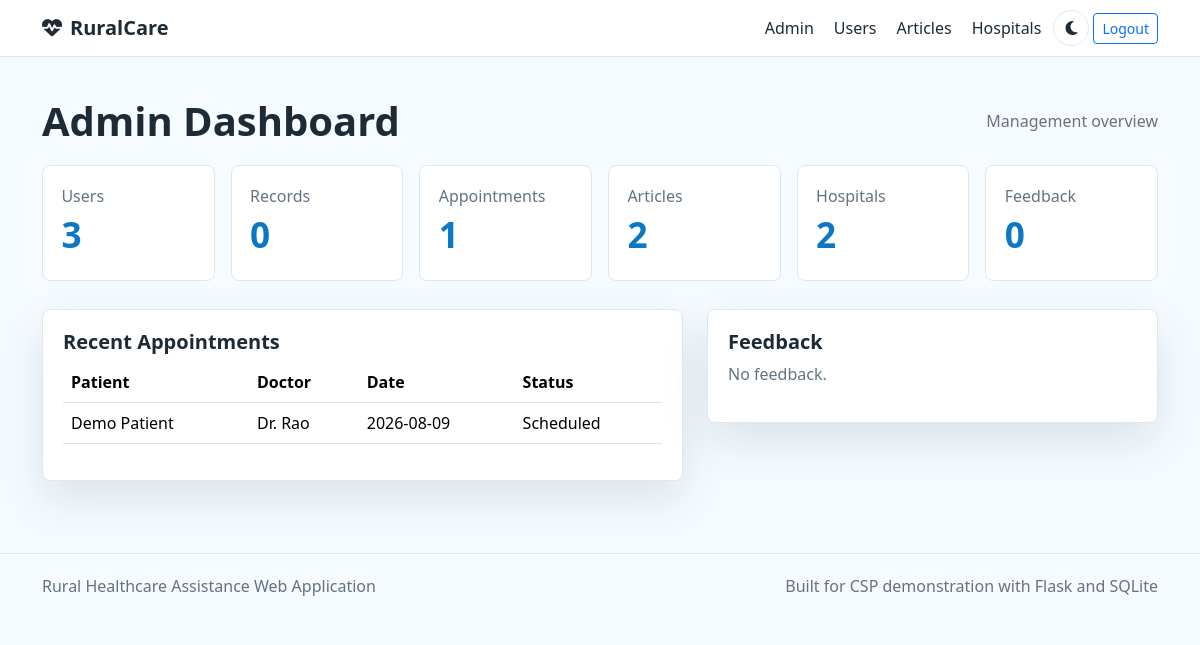
The app's page /admin/dashboard (signed in) with its own data.
### models.py (models this page shows, shortened)
class Appointment(db.Model):
    id = db.Column(db.Integer, primary_key=True)
    user_id = db.Column(db.Integer, db.ForeignKey("user.id"), nullable=False)
    doctor = db.Column(db.String(120), nullable=False)
    hospital = db.Column(db.String(160), nullable=False)
    date = db.Column(db.Date, nullable=False)
    time = db.Column(db.Time, nullable=False, default=time(9, 0))
    purpose = db.Column(db.String(200), nullable=False)
    status = db.Column(db.String(40), default="Scheduled")

class User(UserMixin, db.Model):
    id = db.Column(db.Integer, primary_key=True)
    name = db.Column(db.String(120), nullable=False)
    email = db.Column(db.String(160), unique=True, nullable=False, index=True)
    password_hash = db.Column(db.String(255), nullable=False)
    is_admin = db.Column(db.Boolean, default=False)
    created_at = db.Column(db.DateTime, default=datetime.utcnow)
    profile = db.relationship("Profile", backref="user", uselist=False, cascade="all, delete-orphan")
    records = db.relationship("MedicalRecord", backref="user", cascade="all, delete-orphan")
    medicines = db.relationship("Medicine", backref="user", cascade="all, delete-orphan")
    appointments = db.relationship("Appointment", backref="user", cascade="all, delete-orphan")
    contacts = db.relationship("EmergencyContact", backref="user", cascade="all, delete-orphan")
    feedback = db.relationship("Feedback", backref="user", cascade="all, delete-orphan")

### routes/admin.py (the view)
@admin_bp.route("/dashboard")
@admin_required
def dashboard():
    stats = {
        "users": User.query.filter_by(is_admin=False).count(),
        "records": MedicalRecord.query.count(),
        "appointments": Appointment.query.count(),
        "articles": HealthArticle.query.count(),
        "hospitals": Hospital.query.count(),
        "feedback": Feedback.query.count(),
    }
    appointments = Appointment.query.order_by(Appointment.date.desc()).limit(8).all()
    feedback = Feedback.query.order_by(Feedback.created_at.desc()).limit(5).all()
    return render_template("admin_dashboard.html", stats=stats, appointments=appointments, feedback=feedback)

### models.py (called while the page is built)
@login_manager.user_loader
def load_user(user_id):
    return User.query.get(int(user_id))

### routes/admin.py (called while the page is built)
def admin_required(view):
    @wraps(view)
    @login_required
    def wrapped(*args, **kwargs):
        if not current_user.is_admin:
            abort(403)
        return view(*args, **kwargs)
    return wrapped

### templates/admin_dashboard.html
{% extends "base.html" %}
{% block content %}
<section class="container py-4">
  <div class="page-head"><h1>Admin Dashboard</h1><span>Management overview</span></div>
  <div class="stats-grid">
    {% for label, value in stats.items() %}
      <div class="stat-card"><span>{{ label|title }}</span><strong>{{ value }}</strong></div>
    {% endfor %}
  </div>
  <div class="row g-4 mt-1">
    <div class="col-lg-7"><div class="panel"><h2>Recent Appointments</h2><table class="table"><thead><tr><th>Patient</th><th>Doctor</th><th>Date</th><th>Status</th></tr></thead><tbody>{% for appt in appointments %}<tr><td>{{ appt.user.name }}</td><td>{{ appt.doctor }}</td><td>{{ appt.date }}</td><td>{{ appt.status }}</td></tr>{% else %}<tr><td colspan="4">No appointments.</td></tr>{% endfor %}</tbody></table></div></div>
    <div class="col-lg-5"><div class="panel"><h2>Feedback</h2>{% for item in feedback %}<div class="list-row"><strong>{{ item.name }}</strong><span>{{ item.message }}</span></div>{% else %}<p class="text-muted">No feedback.</p>{% endfor %}</div></div>
  </div>
</section>
{% endblock %}

### static/css/style.css (style rules this page uses)
:root { --bg: #f6fbff; --panel: #ffffff; --text: #1d2b36; --muted: #627382; --primary: #0b77c5; --primary-dark: #07558e; --success: #18a058; --line: #dbe8f2; --shadow: 0 18px 45px rgba(20, 57, 85, 0.12); }
body { background: var(--bg); color: var(--text); font-family: "Segoe UI", system-ui, sans-serif; }
.panel, .feature-card { background: var(--panel); border: 1px solid var(--line); border-radius: 8px; box-shadow: var(--shadow); padding: 1.25rem; }
.feature-card h3, .panel h2 { font-size: 1.25rem; font-weight: 750; }
.page-head { display: flex; justify-content: space-between; gap: 1rem; align-items: center; margin-bottom: 1.25rem; }
.page-head h1 { font-weight: 800; margin: 0; }
.page-head span { color: var(--muted); }
.list-row span, .text-muted { color: var(--muted) !important; }
.table { color: var(--text); }

### static/css/dashboard.css (style rules this page uses)
.stats-grid { display: grid; grid-template-columns: repeat(auto-fit, minmax(150px, 1fr)); gap: 1rem; }
.stat-card { background: var(--panel); border: 1px solid var(--line); border-radius: 8px; padding: 1.15rem; }
.stat-card span { color: var(--muted); display: block; }
.stat-card strong { display: block; font-size: 2.2rem; color: var(--primary); }

### records on screen
Appointment: user.name "Demo Patient", doctor "Dr. Rao", date "2026-08-09", status "Scheduled"

### other values on screen
{{ label|title }} "Users" "Records" "Appointments" "Articles" "Hospitals" "Feedback"
{{ value }} "3" "0" "1" "2" "2" "0"
